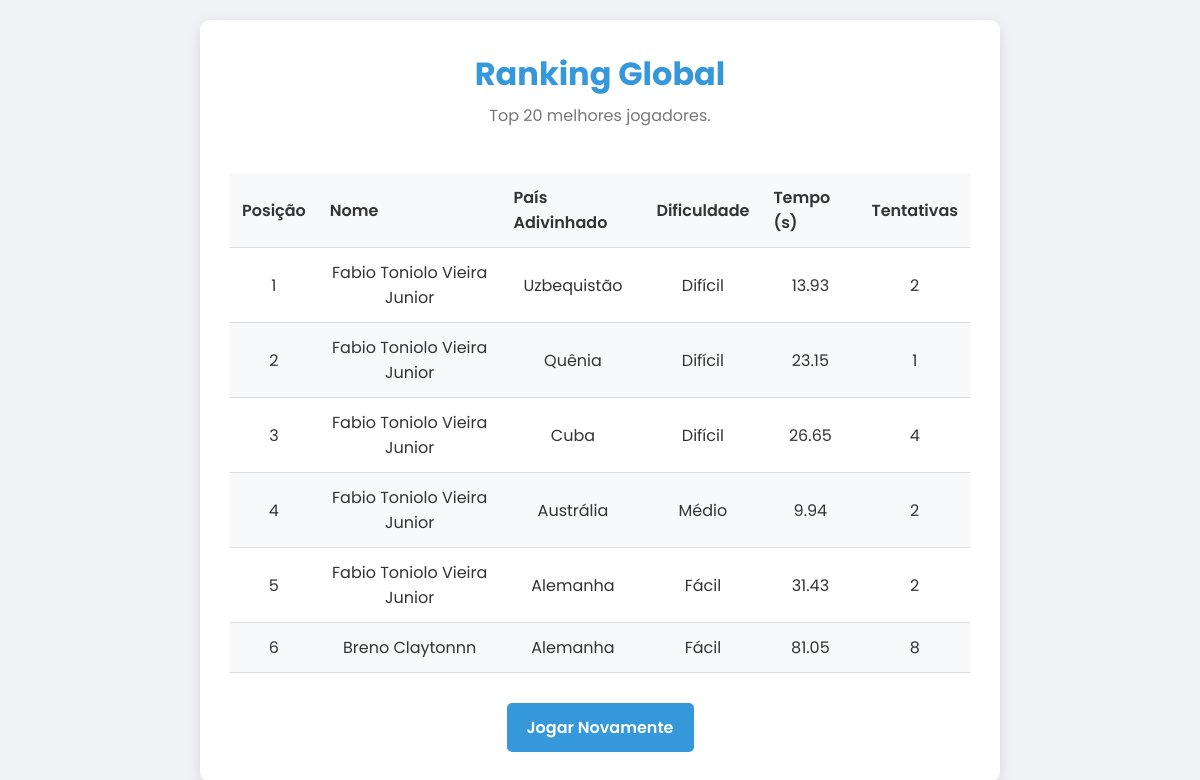
The app's page /ranking, older data.
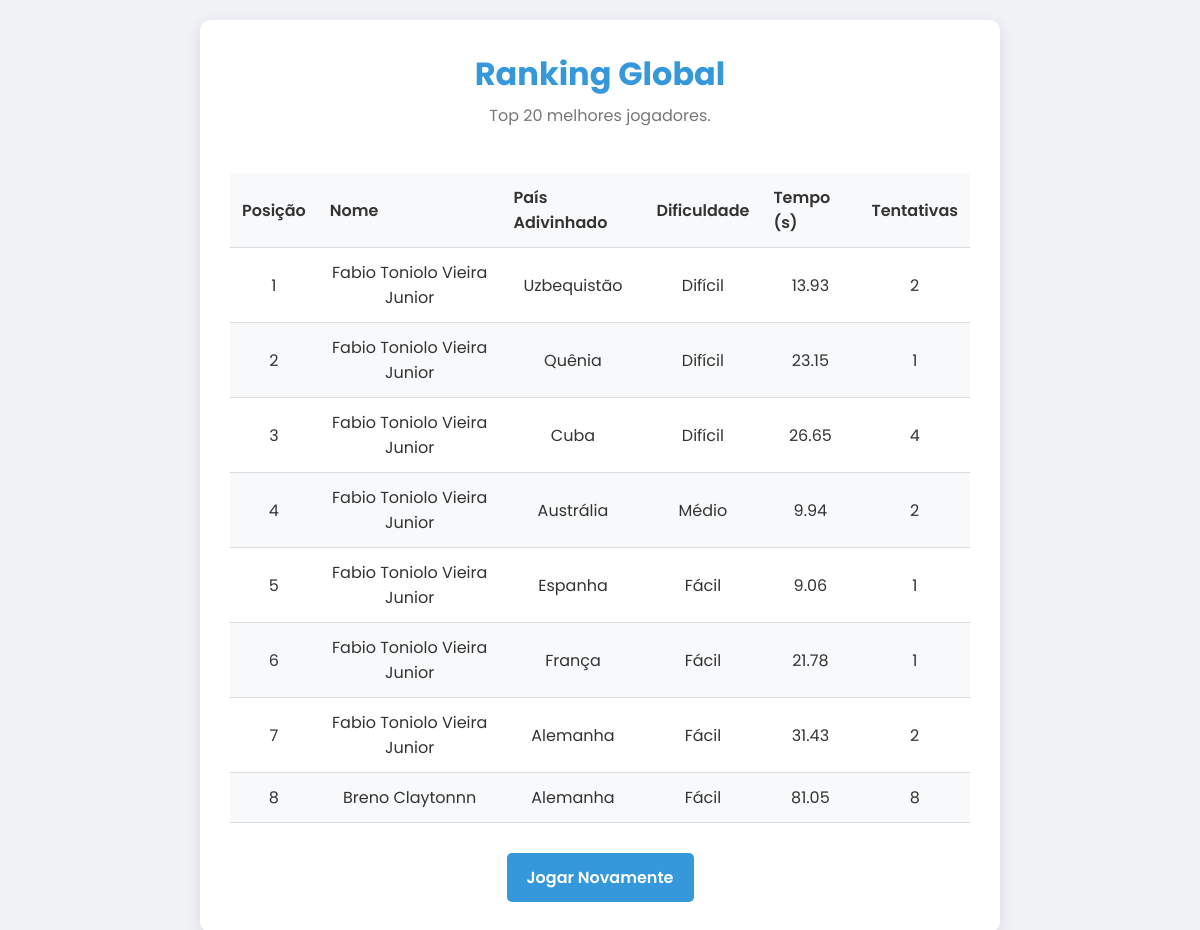
The same page, newer data.
### database.py (models this page shows)
class Ranking(db.Model):
    id: Mapped[int] = mapped_column(Integer, primary_key=True)
    player_name: Mapped[str] = mapped_column(String(50), nullable=False)
    country_name: Mapped[str] = mapped_column(String, nullable=False)
    time_spent: Mapped[float] = mapped_column(Float, nullable=False)
    attempts: Mapped[int] = mapped_column(Integer, nullable=False)
    difficulty: Mapped[str] = mapped_column(String, nullable=False)

### app.py (the view)
@app.route('/ranking')
def ranking():
    difficulty_order = {'hard': 1, 'medium': 2, 'easy': 3}
    rankings = db.session.query(Ranking).all()
    rankings.sort(key=lambda x: (difficulty_order.get(x.difficulty, 99), x.time_spent, x.attempts))
    rankings = rankings[:20]
    logger.info("Ranking page accessed.", extra={'ip_address': request.remote_addr})
    return render_template('ranking.html', rankings=rankings)

### logger_config.py (called while the page is built)
    def format(self, record):
        if not hasattr(record, 'ip_address'):
            record.ip_address = 'N/A'
        return super().format(record)

### templates/ranking.html (shortened to what this page needs)
<!DOCTYPE html>
<html lang="pt-br">
<head>
    <link rel="stylesheet" href="{{ url_for('static', filename='css/style.css') }}">
</head>
<body>
    <div class="container">
        <header>
            <h1>Ranking Global</h1>
            <p>Top 20 melhores jogadores.</p>
        </header>
        <div id="ranking-table-container">
            <table>
                <thead>
                    <tr>
                        <th>Posição</th>
                        <th>Nome</th>
                        <th>País Adivinhado</th>
                        <th>Dificuldade</th>
                        <th>Tempo (s)</th>
                        <th>Tentativas</th>
                    </tr>
                </thead>
                <tbody>
                    {% for entry in rankings %}
                    <tr>
                        <td>{{ loop.index }}</td>
                        <td>{{ entry.player_name }}</td>
                        <td>{{ entry.country_name }}</td>
                        <td>
                            {% set difficulty_map = {
                                'easy': 'Fácil',
                                'medium': 'Médio',
                                'hard': 'Difícil',
                                'unknown': 'Desconhecido'
                            } %}
                            {{ difficulty_map.get(entry.difficulty, entry.difficulty) }}
                        </td>
                        <td>{{ "%.2f"|format(entry.time_spent) }}</td>
                        <td>{{ entry.attempts }}</td>
                    </tr>
                    {% else %}
                    <tr>
                        <td colspan="6">Ninguém no ranking ainda. Seja o primeiro!</td>
                    </tr>
                    {% endfor %}
                </tbody>
            </table>
        </div>
        <div class="play-again-container">
            <a href="/" class="play-again-btn">Jogar Novamente</a>
        </div>
    </div>
</body>
</html>

### static/css/style.css (style rules this page uses)
:root { --primary-color: #3498db; --secondary-color: #2ecc71; --background-color: #f0f2f5; --container-bg: #ffffff; --text-color: #333; --error-color: #e74c3c; --font-family: 'Poppins', sans-serif; }
* { box-sizing: border-box; margin: 0; padding: 0; }
body { font-family: var(--font-family); background-color: var(--background-color); color: var(--text-color); display: flex; justify-content: center; align-items: flex-start; min-height: 100vh; padding: 20px; }
.container { background-color: var(--container-bg); padding: 30px; border-radius: 10px; box-shadow: 0 4px 15px rgba(0,0,0,0.1); width: 100%; max-width: 800px; text-align: center; }
header h1 { color: var(--primary-color); font-weight: 700; margin-bottom: 5px; }
header p { margin-bottom: 25px; color: #777; }
button, .play-again-btn { padding: 12px 20px; border: none; background-color: var(--primary-color); color: white; border-radius: 5px; font-size: 1rem; font-family: var(--font-family); font-weight: 600; cursor: pointer; transition: background-color 0.3s; text-decoration: none; display: inline-block; }
table { width: 100%; border-collapse: collapse; margin-top: 20px; }
#ranking-table-container { overflow-x: auto; }
th, td { padding: 12px; border-bottom: 1px solid #ddd; }
thead { background-color: #f8f9fa; }
thead th { font-weight: 600; text-align: left; }
tbody tr:nth-child(even) { background-color: #f8f9fa; }
.play-again-container { margin-top: 30px; }

Row changes from the older to the newer data that the page shows:
added Ranking: player_name "Fabio Toniolo Vieira Junior", country_name "Espanha", get "Fácil", time_spent "9.06", attempts "1"
added Ranking: player_name "Fabio Toniolo Vieira Junior", country_name "França", get "Fácil", time_spent "21.78", attempts "1"
